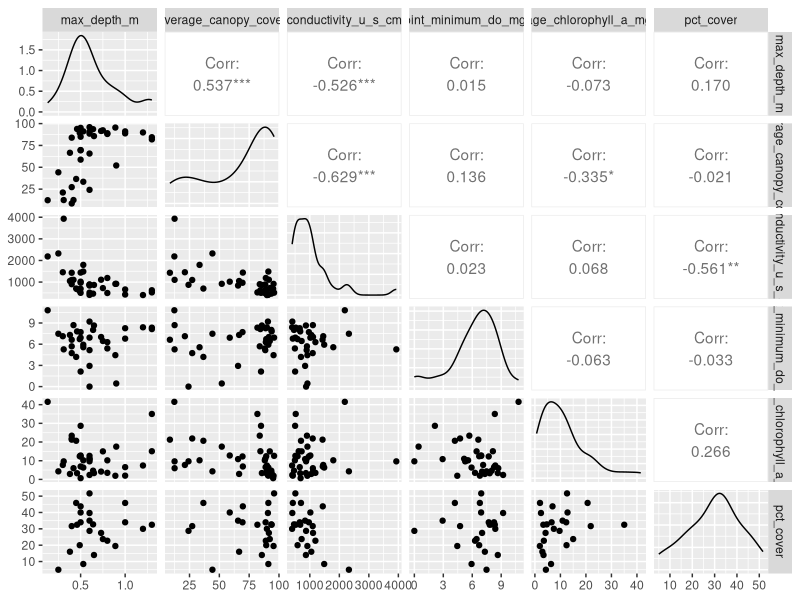
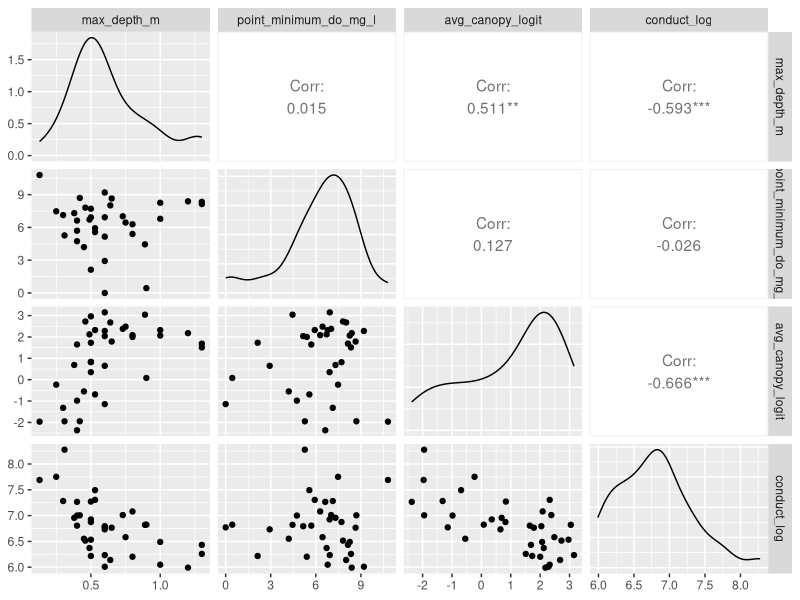
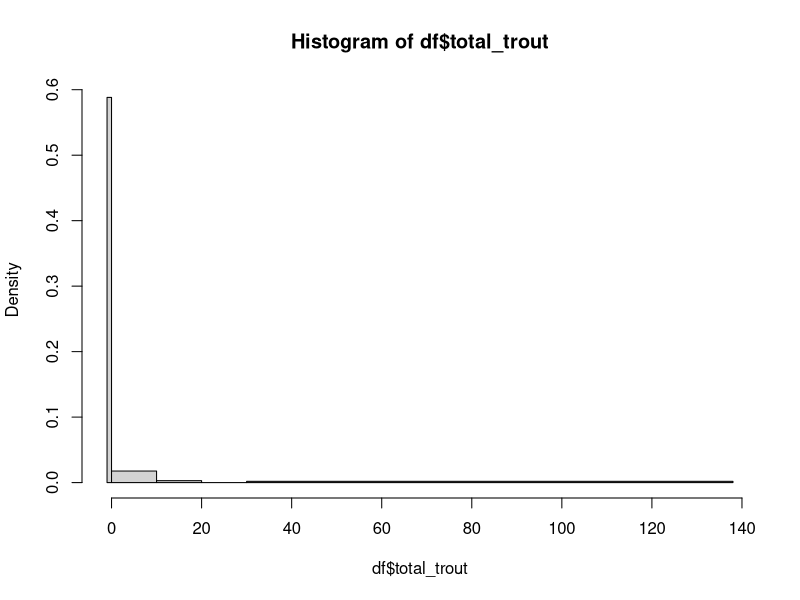
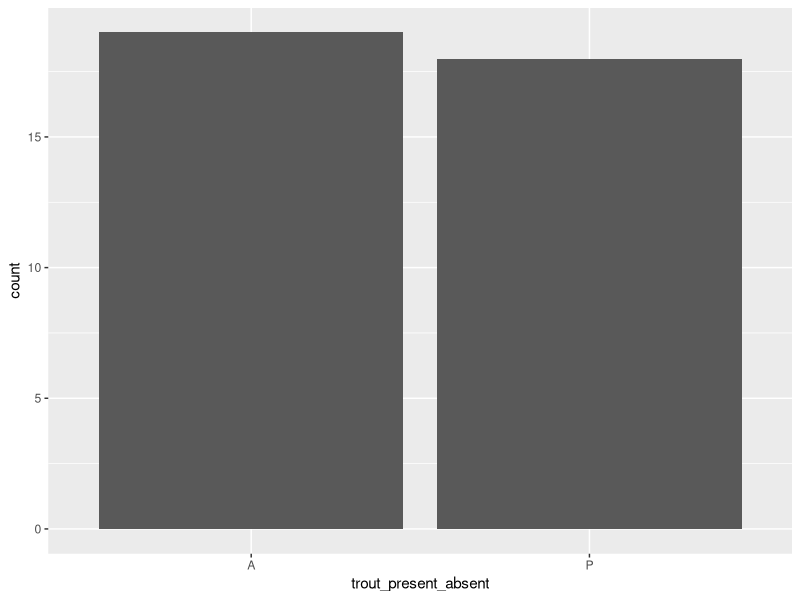
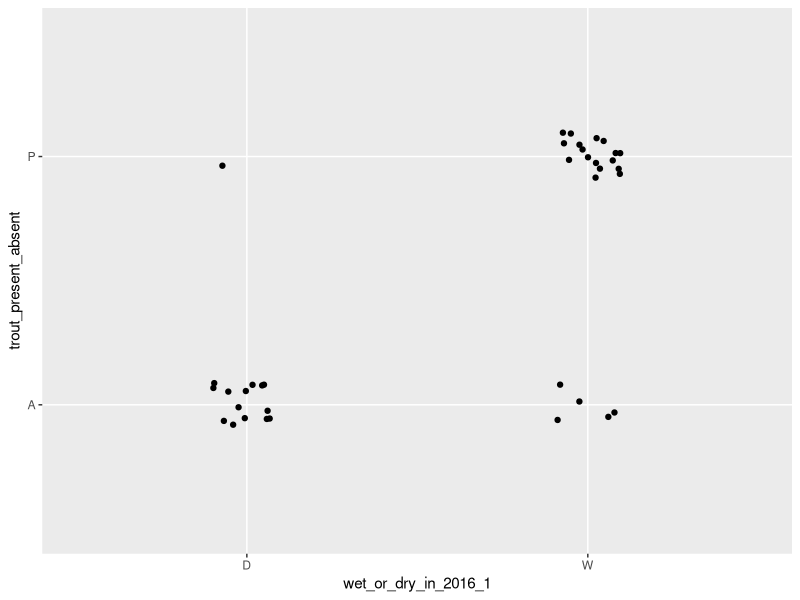
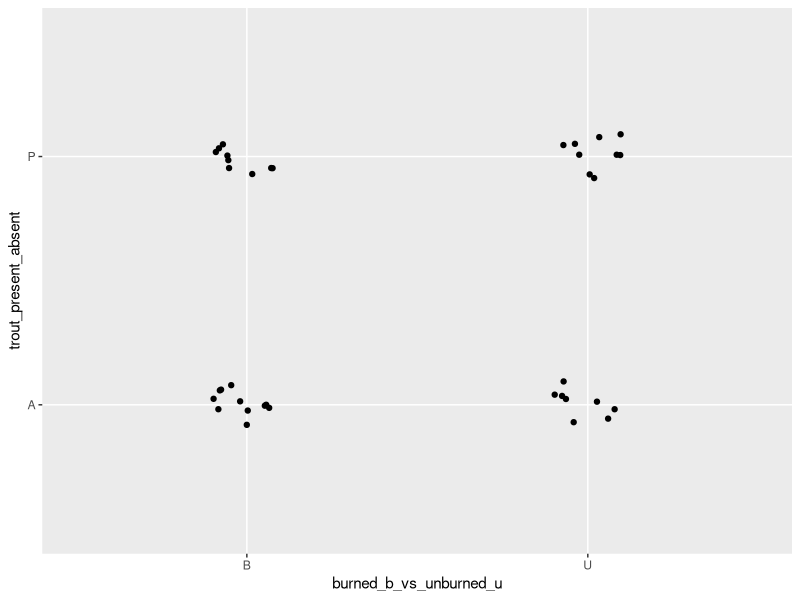
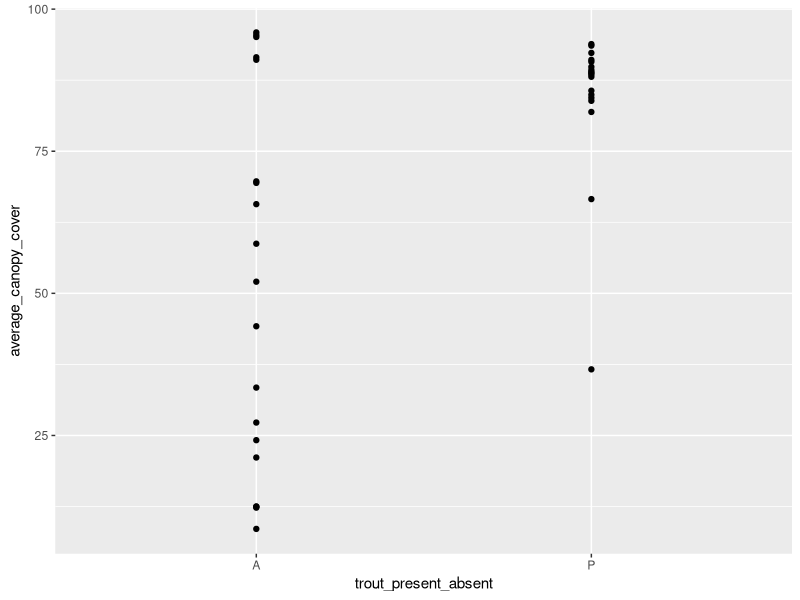
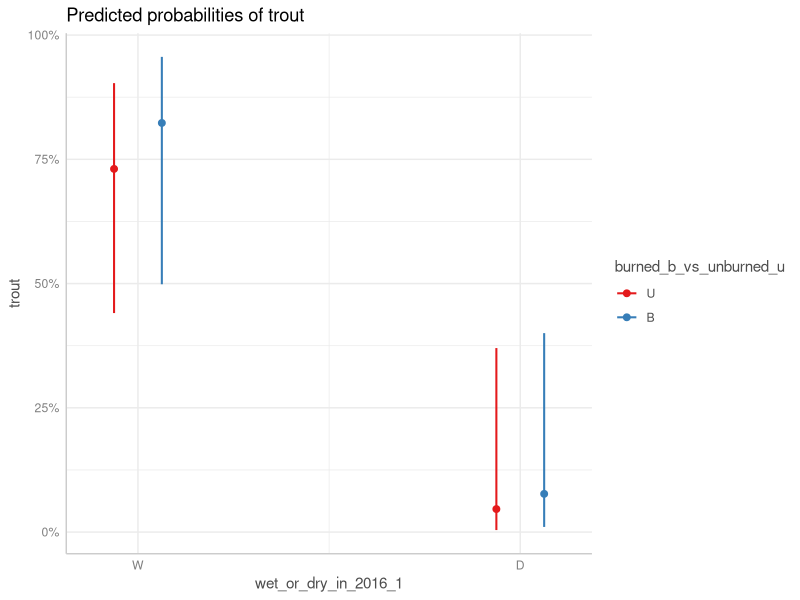

Source code (R) for these figures, in order:
library(tidyverse)


df <- read.csv("Data/cleaned_20251130.csv")


# Look for collinearity of predictors

df %>% 
  select(max_depth_m:pct_cover) %>% 
  GGally::ggpairs() # Everything of interest is collinear...

df %>% as_tibble() %>%
  mutate(avg_canopy_logit = qlogis(average_canopy_cover/100), 
         conduct_log = log(conductivity_u_s_cm)) %>%
  select(max_depth_m, point_minimum_do_mg_l, avg_canopy_logit, conduct_log) %>% 
  GGally::ggpairs()
  
hist(df$total_trout, breaks = c(-1, 0, 10, 20, 30, max(df$total_trout, na.rm = T)+1))

ggplot(df, aes(x = trout_present_absent))+
  geom_bar()

df %>%
  group_by(year) %>% 
  summarize(n = n())

# Patterns w/ burn status or drought? 



ggplot(df, aes(x = wet_or_dry_in_2016_1, y = trout_present_absent))+
  geom_jitter(width = 0.1, height = 0.1)

ggplot(df, aes(x = burned_b_vs_unburned_u, y = trout_present_absent))+
  geom_jitter(width = 0.1, height = 0.1)


ggplot(df, aes(x = trout_present_absent, y = average_canopy_cover))+
  geom_point()


df_mod <- df %>%
  mutate(trout = ifelse(trout_present_absent == "P", 1, 0))

mod1 <- glm(trout ~ burned_b_vs_unburned_u + wet_or_dry_in_2016_1, df_mod, family = binomial(link = "logit"))
summary(mod1)

plot(ggeffects::ggpredict(mod1, terms = ~wet_or_dry_in_2016_1+burned_b_vs_unburned_u ))


df_mod %>%
  group_by(burned_b_vs_unburned_u, wet_or_dry_in_2016_1) %>%
  summarize(count = n() )


df %>% 
  ggplot(aes(x = wet_or_dry_in_2016_1, y = max_depth_m))+
  geom_boxplot()


df %>% 
  ggplot(aes(x = wet_or_dry_in_2016_1, y = conductivity_u_s_cm))+
  geom_boxplot()
